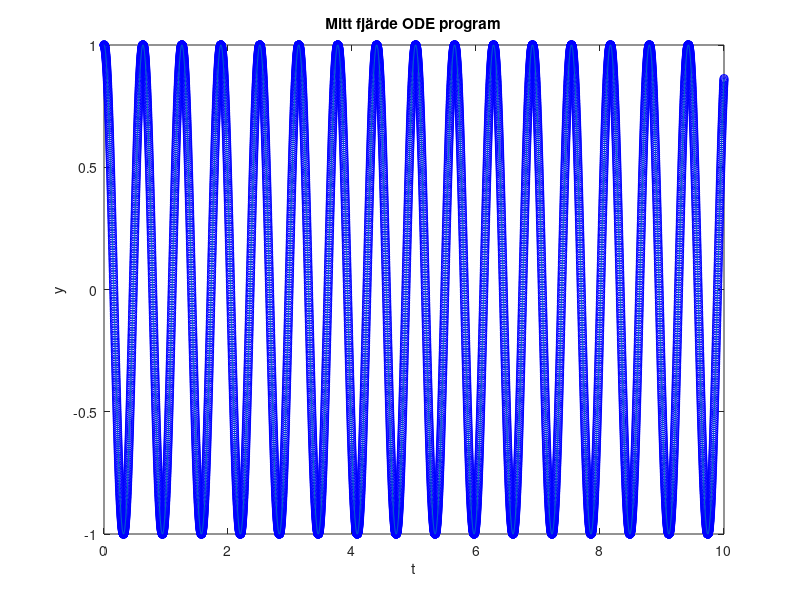

Recreate this plot in MATLAB.
% F5 på BV2, 2020
%
% Skiven av: Ken Mattsson
%
% Lösa y_tt=gamma*y med CD2
% Sätt begynnelsedata till y=f, y_t=0. 
%
% Detta är ett Hamiltonskt system då gamma<0 (imaginära egenvärden)
% som ges av +- sqrt(gamma). Detta betyder att systemets energi
% E=y_t^2-gamma*y^2 är konstant (energi-konservativt). 
%
% Notera att CD2 (och CD4) är symplektiska, dvs de bevarar energin 
% dvs tillväxtfaktorerna |q_1,2|=1. För att testa detta behöver vi 
% uppskatta y_t numeriskt (denna term räknas aldrig ut med CD2)

 

close all;

gamma=-100;

k=0.001 ;          % Tidssteg
f=1;               % Begynnelsedata
T=10;              % Sluttid
N=floor(T/k);      % Antal steg

y=zeros(1,N+1);
t=0:k:T;

y(1)=f; % Sätt begynnelsedata
y(2)=(1+k^2/2*gamma)*f;

% CD2 algoritmen
for n=2:N
    y(n+1)=-y(n-1)+2*(1+gamma*k^2/2)*y(n);
end

tt=0:0.001:T;
yy=cos(10*tt);

figure(1)
plot(t,y,'bo',tt,yy)
%plot(t,u(1,:),'r')
xlabel('t')
ylabel('y');
title('Mitt fjärde ODE program');

fel=abs(yy(end)-y(end)); % Felet vid sluttiden. 

% Beräkna felet för två olika värden på k (k1 och k2), med samma sluttid T.
% Konvergensen q kan testas med hälp av två eller fler beräkningar
% med olika tiddsteg. 
% q=log(fel(k1)/fel(k2))/log(k1/k2)
% 
% Om felen blir väldigt små kan man få märklig konvergens. Detta kan hända 
% om ni: 
%
% 1) väljer sluttid när felet är nära noll (notera att felet beter sig
% på liknande sätt som lösningen (dvs periodisk i detta fall). Ni kan testa
% att plotta felet som funktion av tiden för att se detta. 
%
% 2) Ni har valt så små tidssteg att avrundningsfel börjar dominera
%
% Om man väljer tidssteg så att det blir numeriskt instabilt kan man inte
% mäta konvergens. Man ska heller undvika tidssteg som ligger nära gränsen 
% för stabilitet. När tidsstegen blir mindre brukar det bli noggrannare
% beräkning av konveregens (förutsatt att ni inte är nära avrundningsfel)
% som styrs av maskinepsilon (eps i Matlab). 

% figure(2)
% plot(t,abs(u),'ro')
% xlabel('t')
% ylabel('||u||');
% title('Mitt första ODE program');


